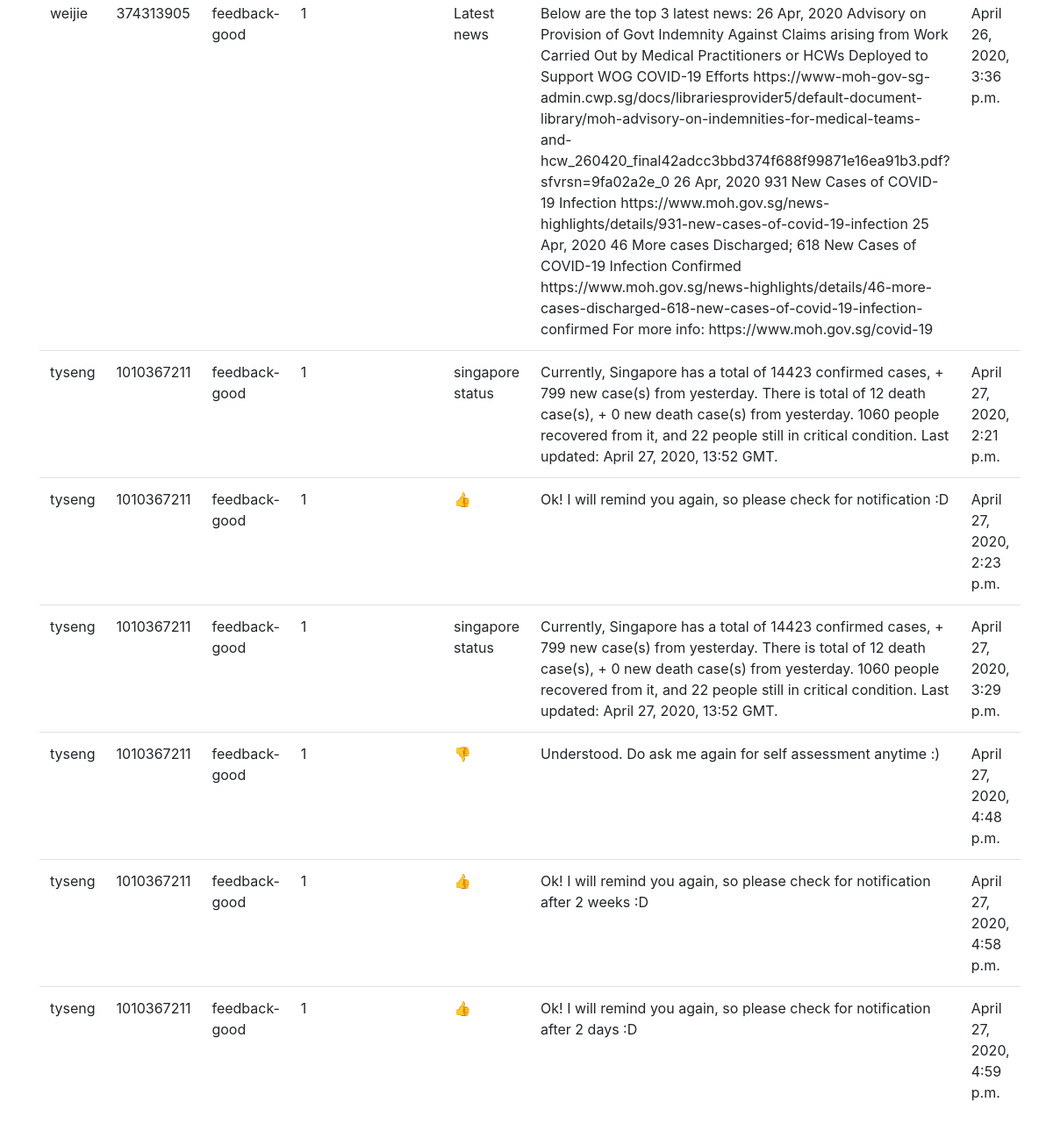
Page /feedback_page/ (lower part) on the earlier database version.
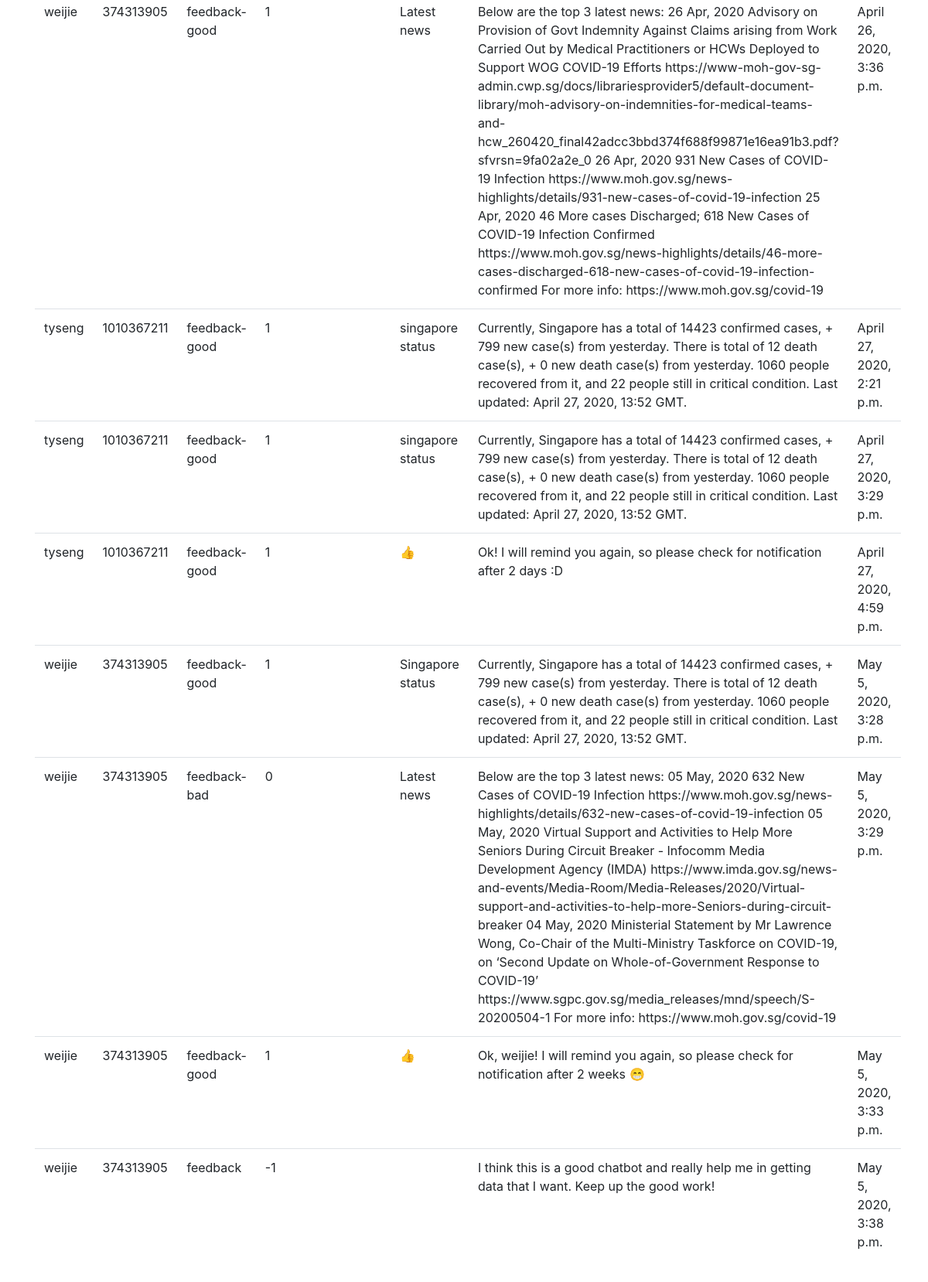
Same page on the later database version.
### chatbot_app/models.py (models this page shows)
class feedbackList(models.Model):
    intent = models.CharField(max_length=100, blank=False)
    first_name = models.CharField(max_length=100, blank=True)
    telegram_user = models.CharField(max_length=100, blank=True)
    session_ID = models.CharField(max_length=100, blank=False)
    chat_ID = models.CharField(max_length=100)
    triggered_intent = models.CharField(max_length=100, blank=True)
    rating = models.IntegerField()
    question = models.CharField(max_length=10000)
    answer = models.CharField(max_length=10000)
    datetime = models.DateTimeField(auto_now = True)

### chatbot_app/views.py (the view)
# urls.py: path('feedback_page/', views.feedback_page, name='feedback_page_list'),
def feedback_page(request):
    feedback_item = feedbackList.objects.order_by('datetime')
    feedback_dict = {'fb_table' : feedback_item}
    return render(request, r'chat_bot_template/feedback_page.html', feedback_dict)

### templates/chat_bot_template/feedback_page.html (shortened to what this page needs)
<!DOCTYPE html>
{% load static %}
    <head>
        <link rel="stylesheet" href="{% static "css/bootstrap.css" %}">
    </head>
    <body>
        <div class='container'>
            {% if fb_table %}
            <table class='table'>
                {% for i in fb_table %}
                <tr>
                    <td>{{i.first_name}}</td>
                    <td>{{i.chat_ID}}</td>
                    <td>{{i.intent}}</td>
                    <td>{{i.rating}}</td>
                    <td>{{i.triggered_intent}}</td>
                    <td>{{i.question}}</td>
                    <td>{{i.answer}}</td>
                    <td>{{i.datetime}}</td>
                </tr>
                {%endfor%}
            </table>
            {% else %}
            <br>
            <p>No record found!</p>
            {%endif%}
            <br>
        </div>
    </body>
</html>

Differences in the rows shown:
removed feedbackList: first_name "tyseng", chat_ID "1010367211", intent "feedback-good", rating "1", question "👍", answer "Ok! I will remind you again, so please check for notification :D", datetime "April 27, 2020, 2:23 p.m."
removed feedbackList: first_name "tyseng", chat_ID "1010367211", intent "feedback-good", rating "1", question "👎", answer "Understood. Do ask me again for self assessment anytime :)", datetime "April 27, 2020, 4:48 p.m."
removed feedbackList: first_name "tyseng", chat_ID "1010367211", intent "feedback-good", rating "1", question "👍", answer "Ok! I will remind you again, so please check for notification after 2 weeks :D", datetime "April 27, 2020, 4:58 p.m."
added feedbackList: first_name "weijie", chat_ID "374313905", intent "feedback-good", rating "1", question "Singapore status", answer "Currently, Singapore has a total of 14423 confirmed cases, + 799 new case(s) from yesterday. There is total of 12 death case(s), + 0 new death case(s) from yesterday. 1060 people recovered from it, and 22 people still in critical condition. Last updated: April 27, 2020, 13:52 GMT.", datetime "May 5, 2020, 3:28 p.m."
added feedbackList: first_name "weijie", chat_ID "374313905", intent "feedback-bad", rating "0", question "Latest news", answer "Below are the top 3 latest news: 05 May, 2020 632 New Cases of COVID-19 Infection https://www.moh.gov.sg/news-highlights/details/632-new-cases-of-covid-19-infection 05 May, 2020 Virtual Support and Activities to Help More Seniors During Circuit Breaker - Infocomm Media Development Agency (IMDA) https://www.imda.gov.sg/news-and-events/Media-Room/Media-Releases/2020/Virtual-support-and-activities-to-help-more-Seniors-during-circuit-breaker 04 May, 2020 Ministerial Statement by Mr Lawrence Wong, Co-Chair of the Multi-Ministry Taskforce on COVID-19, on ‘Second Update on Whole-of-Government Response to COVID-19’ https://www.sgpc.gov.sg/media_releases/mnd/speech/S-20200504-1 For more info:…", datetime "May 5, 2020, 3:29 p.m."
added feedbackList: first_name "weijie", chat_ID "374313905", intent "feedback-good", rating "1", question "👍", answer "Ok, weijie! I will remind you again, so please check for notification after 2 weeks 😁", datetime "May 5, 2020, 3:33 p.m."
added feedbackList: first_name "weijie", chat_ID "374313905", intent "feedback", rating "-1", answer "I think this is a good chatbot and really help me in getting data that I want. Keep up the good work!", datetime "May 5, 2020, 3:38 p.m."
